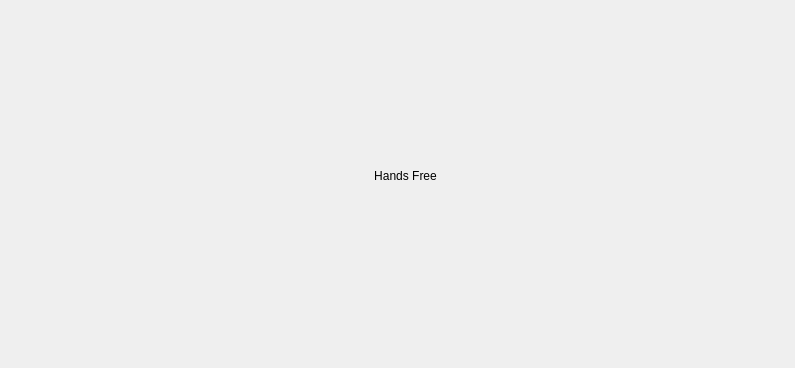
<?xml version="1.0" encoding="UTF-8"?>
<ui version="4.0">
 <class>AboutWidget</class>
 <widget class="QWidget" name="AboutWidget">
  <property name="geometry">
   <rect>
    <x>0</x>
    <y>0</y>
    <width>795</width>
    <height>368</height>
   </rect>
  </property>
  <property name="minimumSize">
   <size>
    <width>795</width>
    <height>368</height>
   </size>
  </property>
  <property name="maximumSize">
   <size>
    <width>795</width>
    <height>368</height>
   </size>
  </property>
  <property name="windowTitle">
   <string>Form</string>
  </property>
  <property name="styleSheet">
   <string notr="true"/>
  </property>
  <widget class="QLabel" name="label">
   <property name="geometry">
    <rect>
     <x>80</x>
     <y>50</y>
     <width>651</width>
     <height>251</height>
    </rect>
   </property>
   <property name="minimumSize">
    <size>
     <width>651</width>
     <height>251</height>
    </size>
   </property>
   <property name="styleSheet">
    <string notr="true">font: italic 13pt &quot;Ubuntu&quot;;
font: italic 48pt &quot;Ubuntu&quot;;</string>
   </property>
   <property name="text">
    <string>Hands Free</string>
   </property>
   <property name="alignment">
    <set>Qt::AlignCenter</set>
   </property>
  </widget>
 </widget>
 <resources/>
 <connections/>
</ui>
